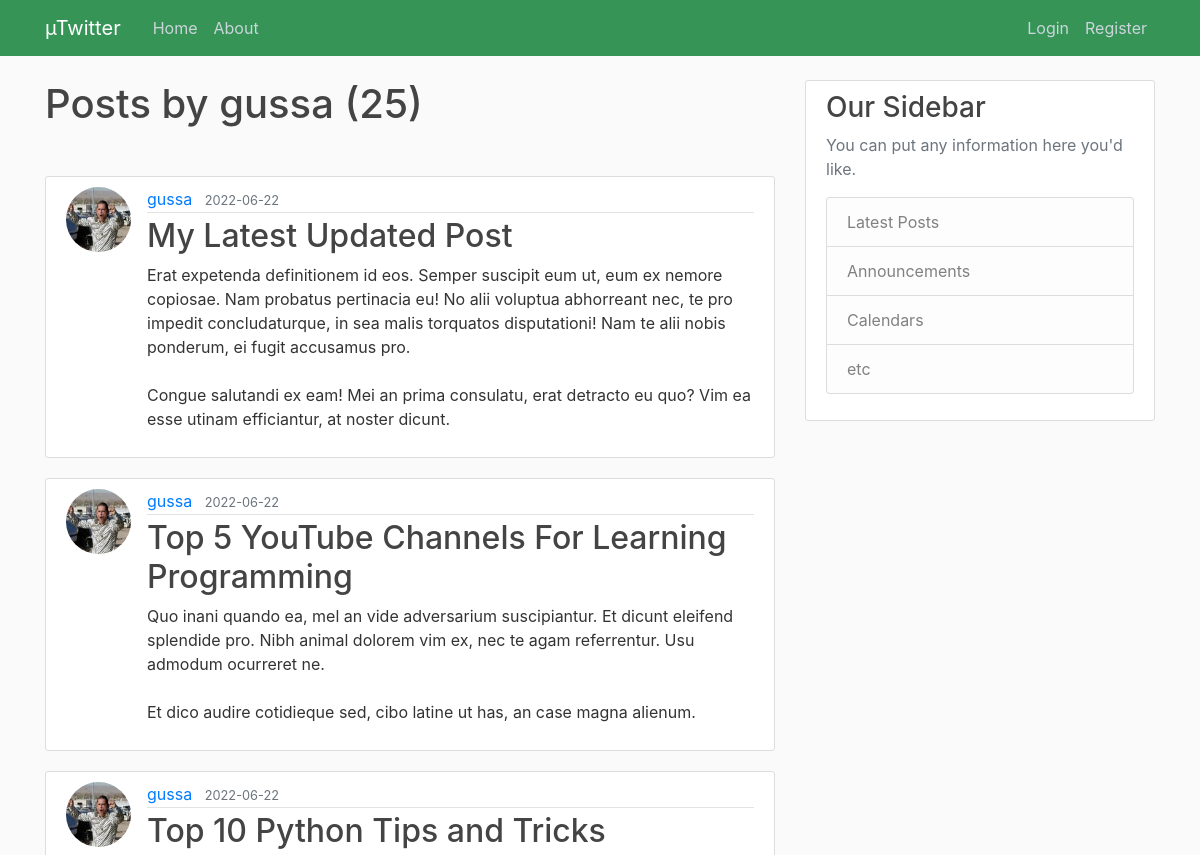
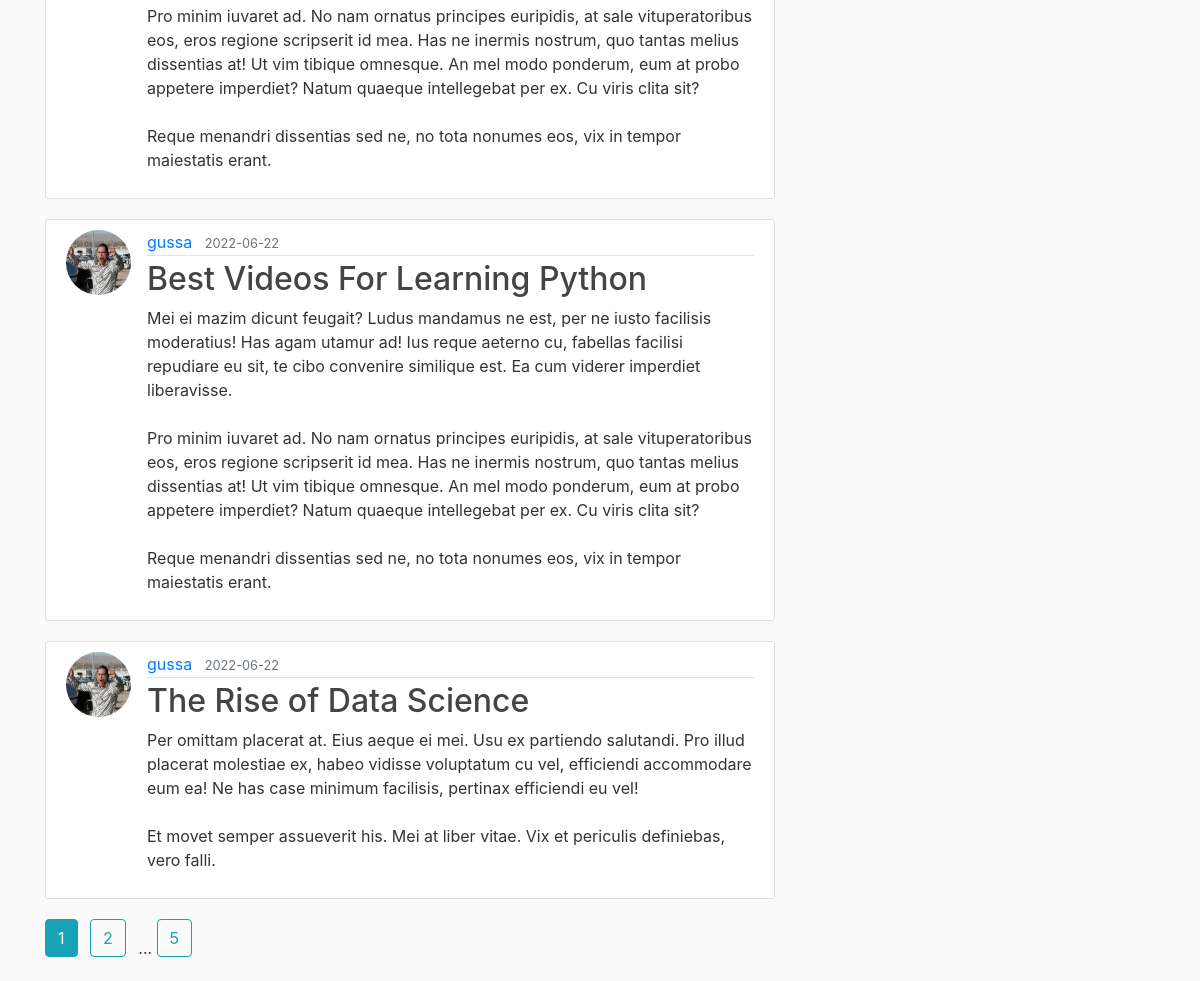
/about/gussa, run on the app's committed database (2 pictures, top to bottom).
### flaskblog/models.py (models this page shows, shortened)
class User(db.Model, UserMixin):
    id = db.Column(db.Integer, primary_key=True)
    username = db.Column(db.String(20), unique=True, nullable=False)
    email = db.Column(db.String(120), unique=True, nullable=False)
    image_file = db.Column(db.String(20), nullable=False, default="default.jpg")
    password = db.Column(db.String(60), nullable=False)
    posts = db.relationship("Post", backref="author", lazy=True)

class Post(db.Model):
    id = db.Column(db.Integer, primary_key=True)
    title = db.Column(db.String(100), nullable=False)
    date_posted = db.Column(db.DateTime, nullable=False, default=datetime.utcnow)
    content = db.Column(db.Text, nullable=False)
    user_id = db.Column(db.Integer, db.ForeignKey("user.id"), nullable=False)

### flaskblog/routes.py (the view)
@app.route("/about/<string:username>")
def about(username):
    page = request.args.get("page", 1, type=int)
    user = User.query.filter_by(username=username).first_or_404()
    posts = (
        Post.query.filter_by(author=user)
        .order_by(Post.date_posted.desc())
        .paginate(page=page, per_page=5)
    )
    return render_template("about.html", posts=posts, user=user)

### flaskblog/templates/about.html
{% extends "layout.html" %}
{% block content %}
    <h1 class="mb-5">Posts by {{user.username}} ({{posts.total}}) </h1>
    {% for post in posts.items %}
        <article class="media content-section">
          <img src="{{ url_for('static', filename='profile_pics/' + post.author.image_file)}}" alt="" class="rounded-circle article-img">
          <div class="media-body">
            <div class="article-metadata">
              <a class="mr-2" href="{{ url_for('about', username=post.author.username) }}">{{ post.author.username }}</a>
              <small class="text-muted">{{ post.date_posted.strftime('%Y-%m-%d') }}</small>
            </div>
            <h2><a class="article-title" href="{{ url_for('post', post_id = post.id) }}">{{ post.title }}</a></h2>
            <p class="article-content">{{ post.content }}</p>
          </div>
        </article>
    {% endfor %}
    {% for page_num in posts.iter_pages(left_edge=1, right_edge=1, left_current=1, right_current=2) %}
        {% if page_num %}
          {% if posts.page == page_num %}
            <a href="{{ url_for('about', username=user.username,page=page_num) }}" class="btn btn-info mb-4 mr-2">{{ page_num }}</a>
          {% else %}
            <a href="{{ url_for('about', page=page_num, username=user.username) }}" class="btn btn-outline-info mb-4 mr-2">{{page_num}}</a>
          {% endif %}
        {% else %}
          ...
        {% endif %}
    {% endfor %}
{% endblock content %}

### flaskblog/static/main.css (style rules this page uses)
body { background: #fafafa; color: #333333; margin-top: 5rem; }
h1, h2, h3, h4, h5, h6 { color: #444444; }
.content-section { background: #ffffff; padding: 10px 20px; border: 1px solid #dddddd; border-radius: 3px; margin-bottom: 20px; }
.article-title { color: #444444; }
.article-content { white-space: pre-line; }
.article-img { height: 65px; width: 65px; margin-right: 16px; }
.article-metadata { padding-bottom: 1px; margin-bottom: 4px; border-bottom: 1px solid #e3e3e3; }

### data on the page
User: username "gussa"
Post: image_file (picture), author.username "gussa", date_posted "2022-06-22", title "My Latest Updated Post", content "Erat expetenda definitionem id eos. Semper suscipit eum ut, eum ex nemore copiosae. Nam probatus pertinacia eu! No alii voluptua abhorreant nec, te pro impedit concludaturque, in sea malis torquatos disputationi! Nam te alii nobis ponderum, ei fugit accusamus pro. Congue salutandi ex eam! Mei an prima consulatu, erat detracto eu quo? Vim ea esse utinam efficiantur, at noster dicunt."
Post: image_file (picture), author.username "gussa", date_posted "2022-06-22", title "Top 5 YouTube Channels For Learning Programming", content "Quo inani quando ea, mel an vide adversarium suscipiantur. Et dicunt eleifend splendide pro. Nibh animal dolorem vim ex, nec te agam referrentur. Usu admodum ocurreret ne. Et dico audire cotidieque sed, cibo latine ut has, an case magna alienum."
Post: image_file (picture), author.username "gussa", date_posted "2022-06-22", title "Top 10 Python Tips and Tricks", content "Pro minim iuvaret ad. No nam ornatus principes euripidis, at sale vituperatoribus eos, eros regione scripserit id mea. Has ne inermis nostrum, quo tantas melius dissentias at! Ut vim tibique omnesque. An mel modo ponderum, eum at probo appetere imperdiet? Natum quaeque intellegebat per ex. Cu viris clita sit? Reque menandri dissentias sed ne, no tota nonumes eos, vix in tempor maiestatis erant."
Post: image_file (picture), author.username "gussa", date_posted "2022-06-22", title "Best Videos For Learning Python", content "Mei ei mazim dicunt feugait? Ludus mandamus ne est, per ne iusto facilisis moderatius! Has agam utamur ad! Ius reque aeterno cu, fabellas facilisi repudiare eu sit, te cibo convenire similique est. Ea cum viderer imperdiet liberavisse. Pro minim iuvaret ad. No nam ornatus principes euripidis, at sale vituperatoribus eos, eros regione scripserit id mea. Has ne inermis nostrum, quo tantas melius dissentias at! Ut vim tibique omnesque. An mel modo ponderum, eum at probo appetere imperdiet? Natum quaeque intellegebat per ex. Cu viris clita sit? Reque menandri dissentias sed ne, no tota nonumes eos, vix in tempor maiestatis erant."
Post: image_file (picture), author.username "gussa", date_posted "2022-06-22", title "The Rise of Data Science", content "Per omittam placerat at. Eius aeque ei mei. Usu ex partiendo salutandi. Pro illud placerat molestiae ex, habeo vidisse voluptatum cu vel, efficiendi accommodare eum ea! Ne has case minimum facilisis, pertinax efficiendi eu vel! Et movet semper assueverit his. Mei at liber vitae. Vix et periculis definiebas, vero falli."

### other printed values
{{ posts.total }} "25"
{{ page_num }} "1"
{{ page_num }} "2" "5"
